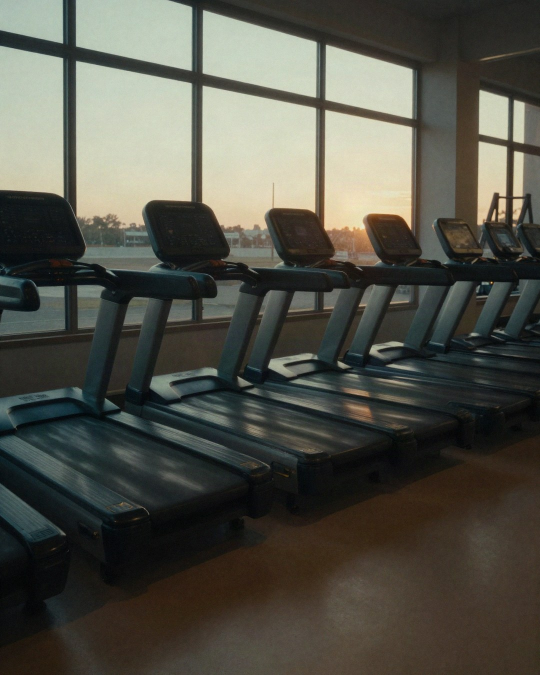
#> input picture instagram/gymrules/bg/4.jpg, 1080 x 1350 px, found by its file name (shown at 1/2 size)
$ python photo_hood.py
#> lines starting #> are read from the running program, lines starting #| are printed output that depends on the picture
import numpy as np, cv2
img=cv2.imread('images/4.jpg').astype(np.float32)
H,W=img.shape[:2]; yy,xx=np.mgrid[0:H,0:W].astype(np.float32)
#> after `H, W = img.shape[:2]`: H = 1350; W = 1080
rng=np.random.default_rng(9)
top,yc,ybot=694.,772.,868.
cxy=np.where(yy<yc,574.,574.+(yy-yc)*0.25)
u=np.clip((yy-top)/(yc-top),0,1)
w_top=82*np.power(np.sin(u*np.pi/2),0.5)          # rounder crown, no point
dy=np.clip(yy-yc,0,None)
wl=82-dy*0.10-4*np.sin(np.clip(dy/70,0,1)*np.pi)   # left side tucks in toward the neck
wr=82+dy*0.32
half=np.where(xx<cxy,np.where(yy<yc,w_top,wl),np.where(yy<yc,w_top,wr))
nx=(xx-cxy)/np.maximum(half,1)
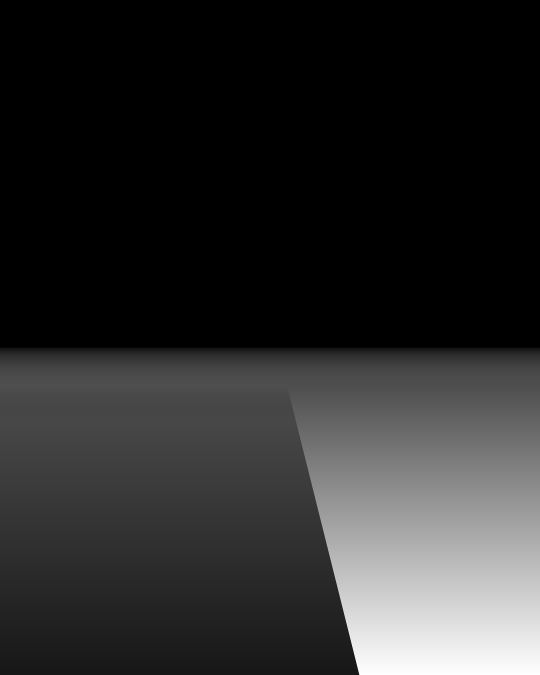
#> half: shape (1350, 1080) float32 (shown at 1/2 size); min 0, max 266.6, mean 45.9; drawn with min black and max white
inside=(np.abs(nx)<=1)&(yy>=top)&(yy<=ybot)
mask=cv2.GaussianBlur(inside.astype(np.float32),(0,0),1.5)
fade=np.clip((ybot-yy)/60,0,1); fade=fade*fade*(3-2*fade)   # long, soft blend into the collar
mask*=np.where(yy>ybot-60,fade,1)
# ---- tone from the real hood fold / hoodie
fold=np.median(img[805:850,545:635].reshape(-1,3),0)
#> fold = [58, 60, 54]
base=fold*0.86
#> base = [49.88, 51.6, 46.44]
ny=np.clip((yy-top)/(ybot-top),0,1)
cyl=np.clip(1-0.62*np.abs(nx)**2.0,0.3,1)                 # round volume
side=1+0.10*np.clip(-nx,0,1)-0.12*np.clip(nx,0,1)          # light from left
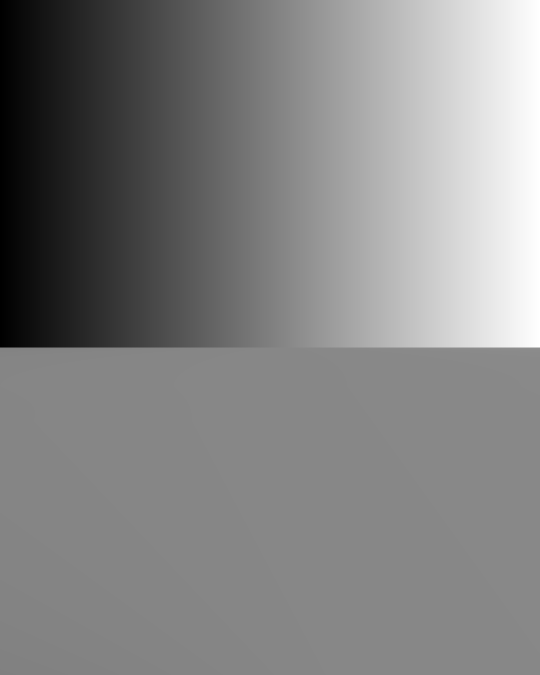
#> nx: shape (1350, 1080) float32 (shown at 1/2 size); min -574, max 505, mean -19.4; drawn with min black and max white
crown=np.exp(-(((xx-560)/60)**2+((yy-722)/40)**2))*0.14    # soft top highlight
col=base*(cyl*side*(0.92+0.10*ny)+crown)[...,None]
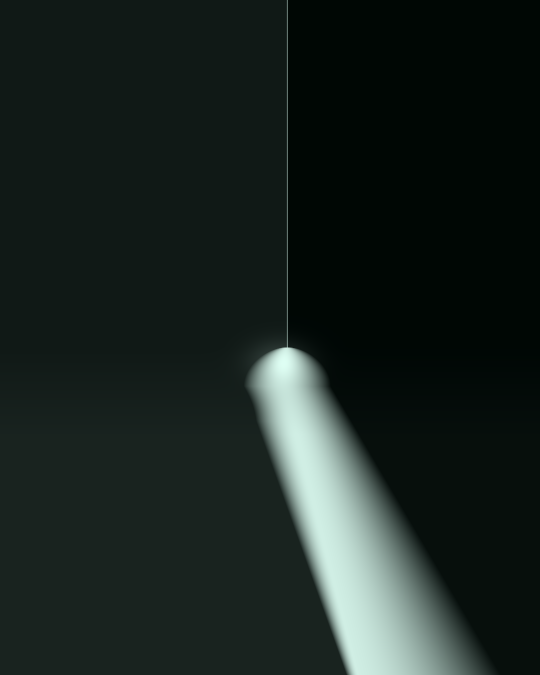
#> col: shape (1350, 1080, 3) float32 (shown at 1/2 size); mean of channels 0, 1, 2 16.8, 17.6, 15.8; drawn with min black and max white
# centre seam: subtle recessed line + highlight next to it
sx=cxy+2
seam=np.exp(-((xx-sx)/1.4)**2)*np.clip((yy-top-6)/12,0,1)*np.clip((840-yy)/25,0,1)
hl=np.exp(-((xx-sx+3.5)/2.4)**2)*np.clip((yy-top-6)/12,0,1)*np.clip((835-yy)/30,0,1)
col=col*(1-0.20*seam[...,None])+hl[...,None]*base*0.08
# drape folds toward the neck
for x0,ang,st,w in [(532,0.55,0.16,6),(618,-0.45,0.14,7)]:
    dd=xx-(x0+(yy-805)*ang)
    cr=np.exp(-(dd/w)**2)*np.clip((yy-790)/30,0,1)*np.clip((862-yy)/30,0,1)
    col*=(1-st*cr[...,None])
# red neon rim along the left silhouette
rim=np.exp(-((nx+0.96)/0.06)**2)*np.clip((850-yy)/60,0,1)
col[...,2]+=rim*55; col[...,1]+=rim*5; col[...,0]+=rim*7
#> after `col[..., 2] += rim * 55`:
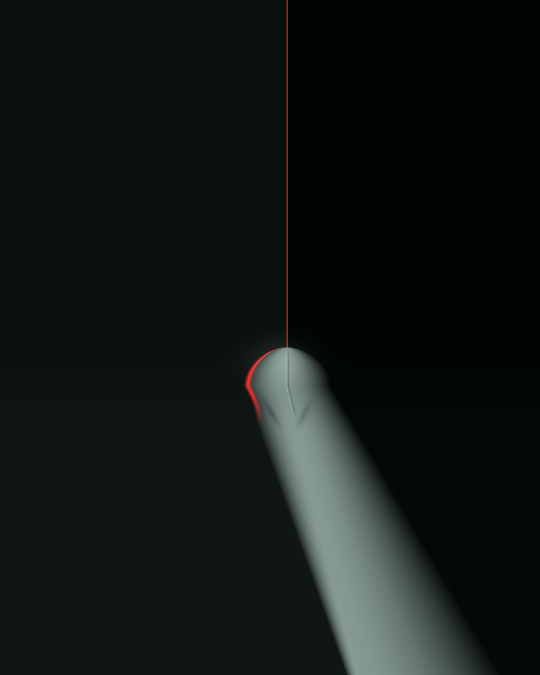
#> col: shape (1350, 1080, 3) float32 (shown at 1/2 size); mean of channels 0, 1, 2 16.8, 17.6, 15.9; drawn with min black and max white
# fine knit texture (procedural, very low amplitude) + camera grain
n=cv2.GaussianBlur(rng.normal(0,1,(H,W)).astype(np.float32),(0,0),0.9)*4.5
col+=n[...,None]+rng.normal(0,2.0,col.shape).astype(np.float32)
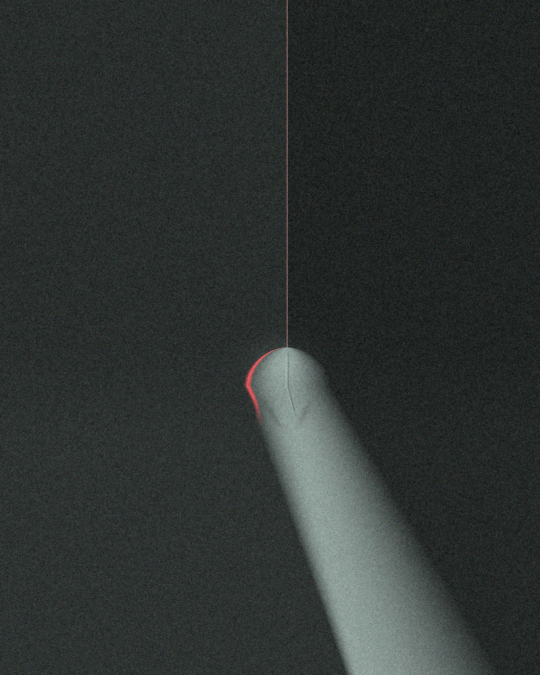
#> col: shape (1350, 1080, 3) float32 (shown at 1/2 size); mean of channels 0, 1, 2 16.9, 17.5, 15.8; drawn with min black and max white
col=cv2.GaussianBlur(col,(0,0),0.55)
out=np.clip(img*(1-mask[...,None])+col*mask[...,None],0,255).astype(np.uint8)
cv2.imwrite('scratchpad/hood5.png',out)
o=cv2.imread('images/4.jpg'); p=cv2.imread('scratchpad/hood2.png')
#> further down, o is the input picture: shape (1350, 1080, 3); mean B, G, R 72.3, 81.4, 81.5
#> (the run stopped early here; a loop or call above may not have finished)

$ run again, with instagram/gymrules/bg/1.jpg copied over instagram/gymrules/bg/4.jpg
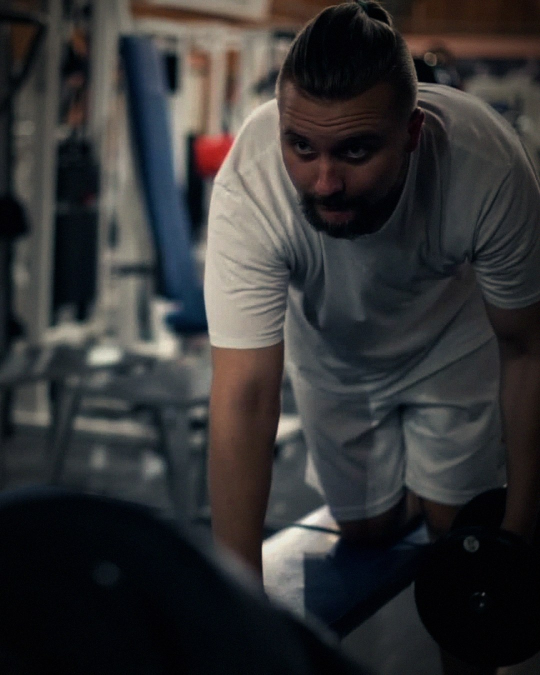
#> input picture instagram/gymrules/bg/1.jpg, 1080 x 1350 px, found by its file name (shown at 1/2 size)
#> fold = [88, 87, 85]
#> base = [75.68, 74.82, 73.1]
#> `col[..., 2] += rim * 55`:
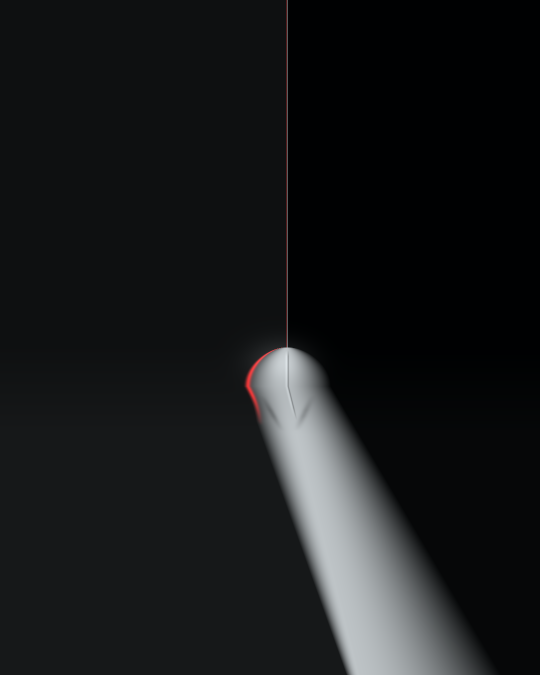
#> col: shape (1350, 1080, 3) float32 (shown at 1/2 size); mean of channels 0, 1, 2 25.6, 25.4, 24.7; drawn with min black and max white
#> `col+=n[...,None]+rng.normal(0,2.0,col.shape).astype(np.float32)`:
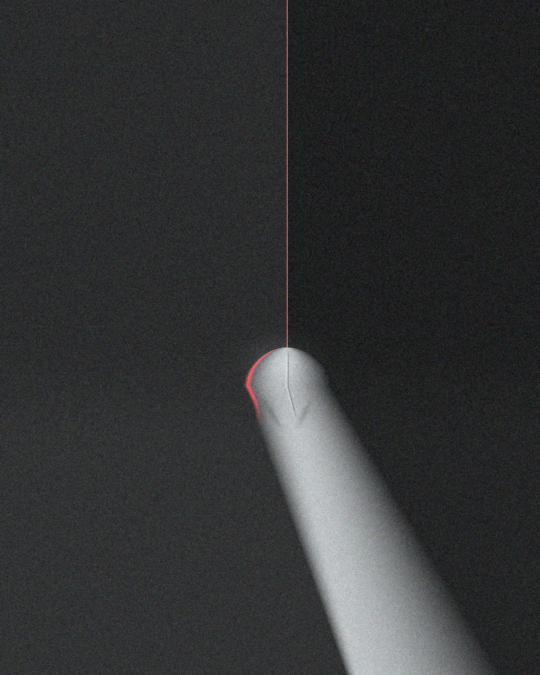
#> col: shape (1350, 1080, 3) float32 (shown at 1/2 size); mean of channels 0, 1, 2 25.7, 25.4, 24.8; drawn with min black and max white
#> o is the input picture: shape (1350, 1080, 3); mean B, G, R 51.7, 51.1, 51.7

$ run again, with instagram/gymrules/bg/2.jpg copied over instagram/gymrules/bg/4.jpg
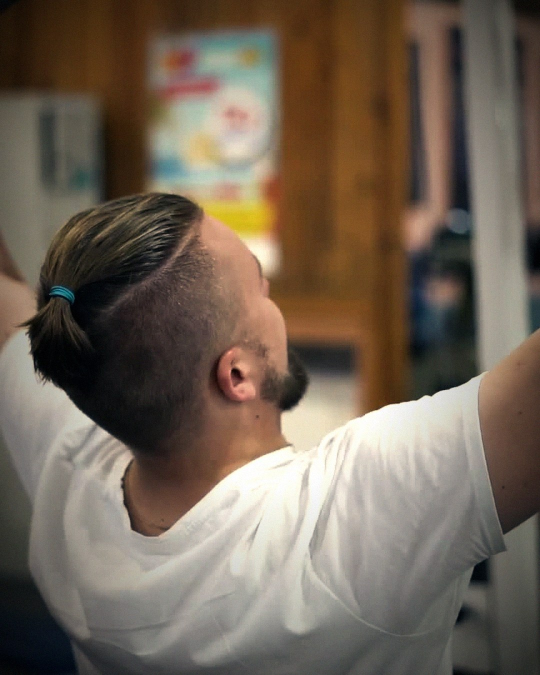
#> input picture instagram/gymrules/bg/2.jpg, 1080 x 1350 px, found by its file name (shown at 1/2 size)
#> fold = [187, 216, 229]
#> base = [160.8, 185.8, 196.9]
#> `col=base*(cyl*side*(0.92+0.10*ny)+crown)[...,None]`:
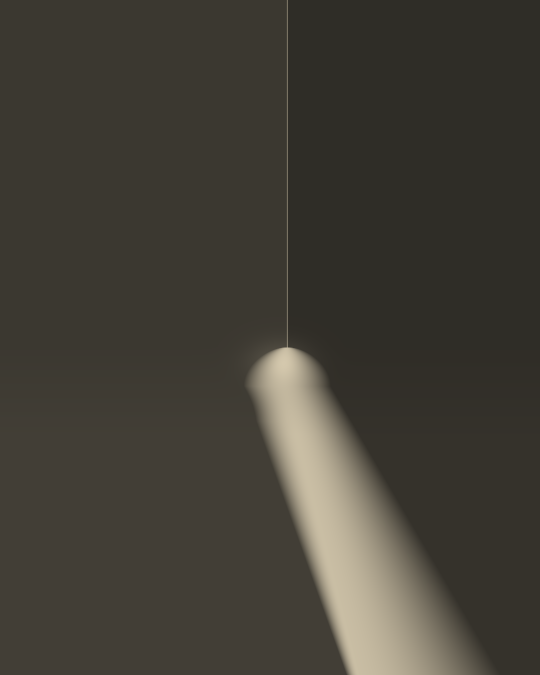
#> col: shape (1350, 1080, 3) float32 (shown at 1/2 size); mean of channels 0, 1, 2 54.9, 63.2, 66.7; drawn as B, G, R
#> o is the input picture: shape (1350, 1080, 3); mean B, G, R 85.7, 99.7, 113

$ run again, with instagram/gymrules/bg/3.jpg copied over instagram/gymrules/bg/4.jpg
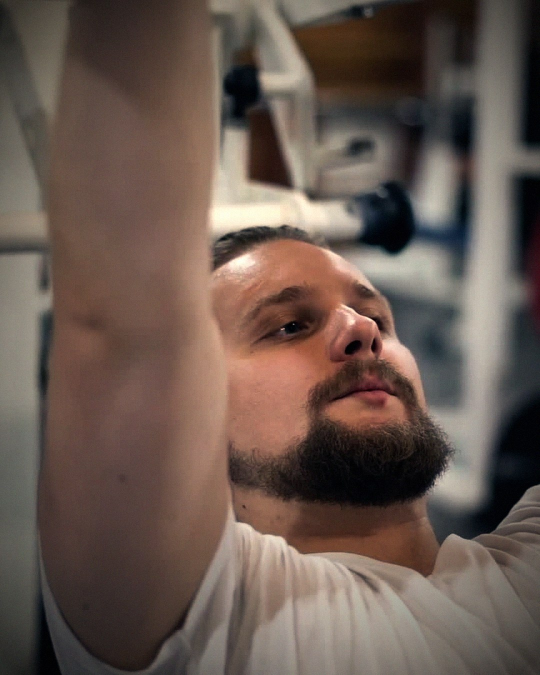
#> input picture instagram/gymrules/bg/3.jpg, 1080 x 1350 px, found by its file name (shown at 1/2 size)
#> fold = [99, 120, 179]
#> base = [85.14, 103.2, 153.9]
#> `col=base*(cyl*side*(0.92+0.10*ny)+crown)[...,None]`:
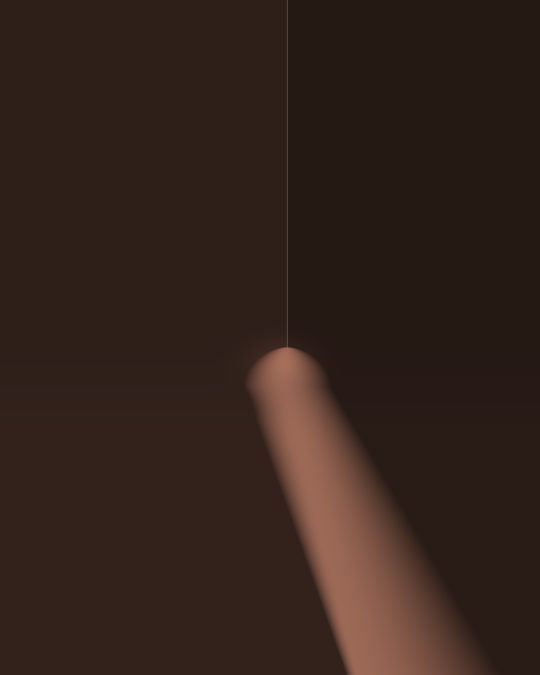
#> col: shape (1350, 1080, 3) float32 (shown at 1/2 size); mean of channels 0, 1, 2 28.7, 35.2, 51.9; drawn as B, G, R
#> o is the input picture: shape (1350, 1080, 3); mean B, G, R 79, 87.6, 104.1
